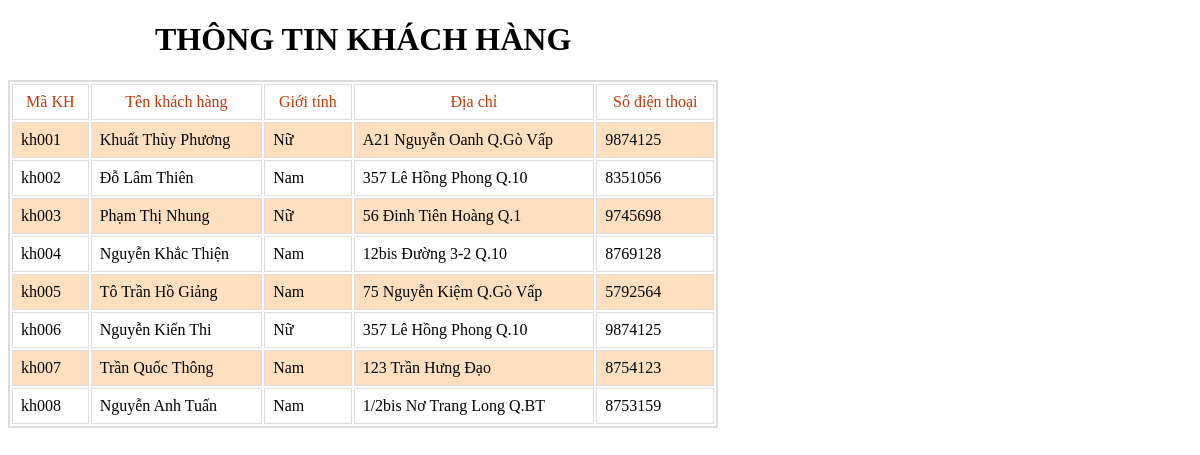
The app's page /BaiTap/SQL/Bai2_2.php with its own data.
### tables this page shows
CREATE TABLE KHACH_HANG(
  Ma_Khach_Hang VARCHAR(5) PRIMARY KEY,
  Ten_Khach_Hang VARCHAR(100) NOT NULL,
  Phai ENUM('Nam','Nữ') NOT NULL,
  Dia_chi VARCHAR(200),
  Dien_thoai VARCHAR(20),
  Email VARCHAR(100)
);

### BaiTap/SQL/Bai2_2.php (the view, shortened to what this page needs)
<!DOCTYPE html>
<html lang="en">
<head>
</head>
<body>
  <div>
    <h1>THÔNG TIN KHÁCH HÀNG</h1>
  </div>
  <table>
    <tr>
      <td style="text-align:center; color:#BE3C0D;">
        Mã KH
      </td>
      <td style="text-align:center; color:#BE3C0D;">
        Tên khách hàng
      </td>
      <td style="text-align:center; color:#BE3C0D;">
        Giới tính
      </td>
      <td style="text-align:center; color:#BE3C0D;">
        Địa chỉ
      </td>
      <td style="text-align:center; color:#BE3C0D;">
        Số điện thoại
      </td>
    </tr>
    <?php
      require("myenv.php");
      $mysqli = new mysqli($db_host,$db_user,$db_password,$db_db,$db_port);
      $sql = "
        SELECT Ma_Khach_Hang, Ten_Khach_Hang, Phai, Dia_Chi, Dien_Thoai
        FROM KHACH_HANG
      ";
      $result = $mysqli -> query($sql);
      while($rows = $result -> fetch_array()){
        echo "<tr>";
        for($i = 0; $i < $result -> field_count; $i++){
          if($rows[$i] == 0 || $rows[$i] == 1){
            echo "<td style=\"text-align:center;\">". $rows[$i] ."</td>";
          }else echo "<td >". $rows[$i] ."</td>";
        }
      }
      echo "</tr>";
    ?>
  </table>
</body>
</html>

### BaiTap/SQL/Bai2_2.php (style rules this page uses)
div { text-align: center; width: 60%; }
table { border-spacing: 2px; width: 60%; border: 2px solid #ddd; }
td { text-align: left; padding: 8px; border: 1px solid #ddd; }
tr:nth-child(even) { background-color: #FEE0C1; }

### records on screen
khach_hang: Ma_Khach_Hang "kh001", Ten_Khach_Hang "Khuất Thùy Phương", Phai "Nữ", Dia_chi "A21 Nguyễn Oanh Q.Gò Vấp", Dien_thoai "9874125"
khach_hang: Ma_Khach_Hang "kh002", Ten_Khach_Hang "Đỗ Lâm Thiên", Phai "Nam", Dia_chi "357 Lê Hồng Phong Q.10", Dien_thoai "8351056"
khach_hang: Ma_Khach_Hang "kh003", Ten_Khach_Hang "Phạm Thị Nhung", Phai "Nữ", Dia_chi "56 Đinh Tiên Hoàng Q.1", Dien_thoai "9745698"
khach_hang: Ma_Khach_Hang "kh004", Ten_Khach_Hang "Nguyễn Khắc Thiện", Phai "Nam", Dia_chi "12bis Đường 3-2 Q.10", Dien_thoai "8769128"
khach_hang: Ma_Khach_Hang "kh005", Ten_Khach_Hang "Tô Trần Hồ Giảng", Phai "Nam", Dia_chi "75 Nguyễn Kiệm Q.Gò Vấp", Dien_thoai "5792564"
khach_hang: Ma_Khach_Hang "kh006", Ten_Khach_Hang "Nguyễn Kiến Thi", Phai "Nữ", Dia_chi "357 Lê Hồng Phong Q.10", Dien_thoai "9874125"
khach_hang: Ma_Khach_Hang "kh007", Ten_Khach_Hang "Trần Quốc Thông", Phai "Nam", Dia_chi "123 Trần Hưng Đạo", Dien_thoai "8754123"
khach_hang: Ma_Khach_Hang "kh008", Ten_Khach_Hang "Nguyễn Anh Tuấn", Phai "Nam", Dia_chi "1/2bis Nơ Trang Long Q.BT", Dien_thoai "8753159"
